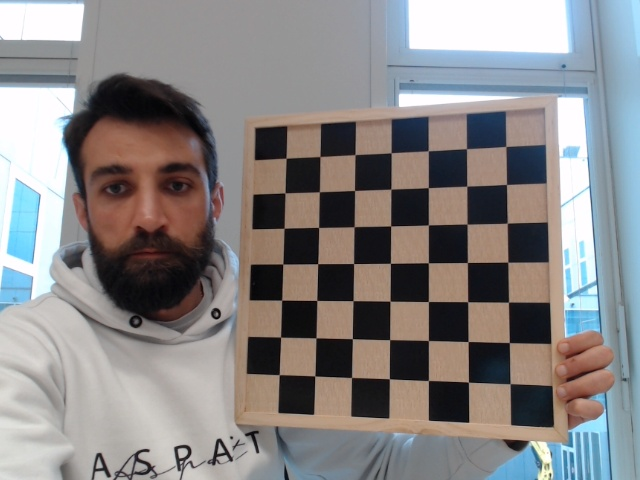
#> input picture QR-CODE/camera-cal/captured_image_0.jpg, 640 x 480 px; its folder holds 5 pictures in this run
$ python Cal.py
#> lines starting #> are read from the running program, lines starting #| are printed output that depends on the picture; after the words box and inside, x2 and y2 are one past the last pixel; in counts of white or black regions, pixels touching at a corner belong together
import numpy as np
import cv2 as cv
import glob

# termination criteria
criteria = (cv.TERM_CRITERIA_EPS + cv.TERM_CRITERIA_MAX_ITER, 30, 0.001)

# prepare object points, like (0,0,0), (1,0,0), (2,0,0) ....,(6,5,0)
objp = np.zeros((6*7,3), np.float32)
objp[:,:2] = np.mgrid[0:7,0:6].T.reshape(-1,2)

# Arrays to store object points and image points from all the images.
objpoints = [] # 3d point in real world space
imgpoints = [] # 2d points in image plane.

images = glob.glob('*.jpg')

for fname in images:
    img = cv.imread(fname)
#> img is the input picture: shape (480, 640, 3); mean B, G, R 133.7, 133.6, 136.4
    gray = cv.cvtColor(img, cv.COLOR_BGR2GRAY)
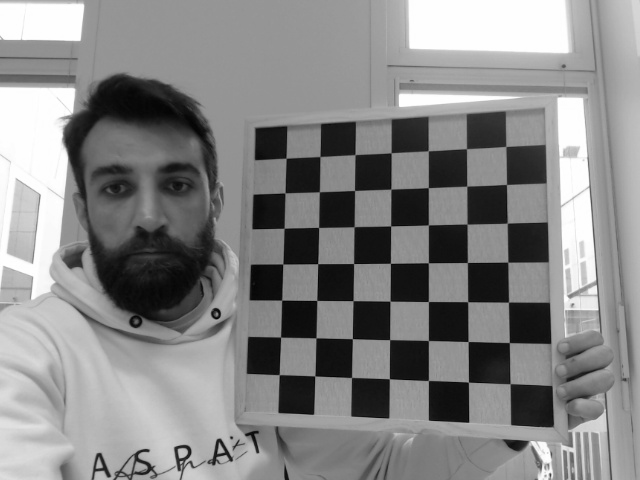
#> gray: shape (480, 640); min 2, max 255, mean 134.4

    # Find the chess board corners
    ret, corners = cv.findChessboardCorners(gray, (7,6), None)
#> ret = True; corners = 42 rows, first 8: [509.8, 384], [468.3, 382.1], [427.9, 380.9], [389.5, 379], [352.2, 376.9], [314.9, 376], [279.3, 374.7], [509, 342.4]

    # If found, add object points, image points (after refining them)
    if ret == True:
        objpoints.append(objp)

        corners2 = cv.cornerSubPix(gray,corners, (11,11), (-1,-1), criteria)
#> corners2 = 42 rows, first 8: [510.2, 383.7], [468.4, 382.2], [428.4, 380.5], [389.4, 378.7], [351.5, 377.5], [314.9, 375.9], [279.2, 374.6], [509.4, 342.6]
        imgpoints.append(corners2)

        # Draw and display the corners
        cv.drawChessboardCorners(img, (7,6), corners2, ret)
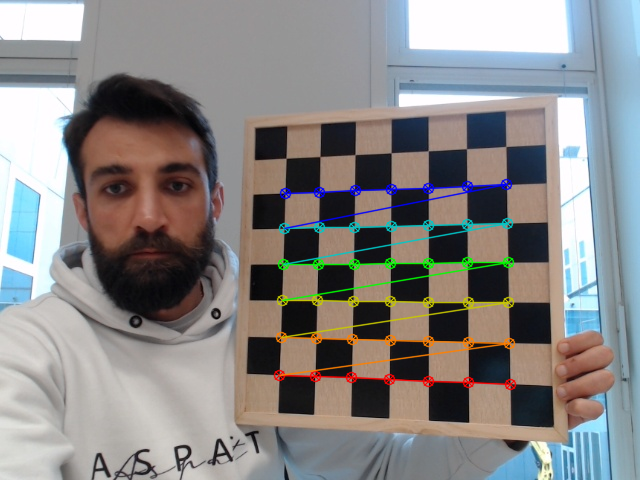
#> img: shape (480, 640, 3); 3.5% of pixels changed, all inside (x1, y1, x2, y2) = (273, 178, 517, 391)
        cv.imshow('img', img)
        cv.waitKey(500)
#> pass 2 of the loop `for fname in images:`:
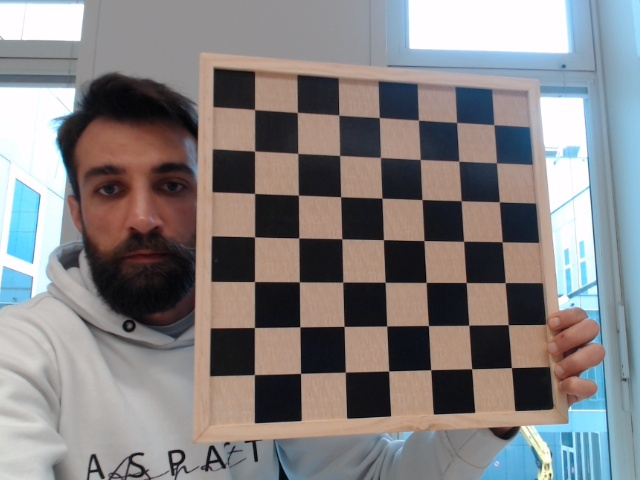
#> input picture QR-CODE/camera-cal/captured_image_1.jpg, 640 x 480 px
#> img is the input picture: shape (480, 640, 3); mean B, G, R 130.6, 130.1, 133
#> `gray = cv.cvtColor(img, cv.COLOR_BGR2GRAY)`:
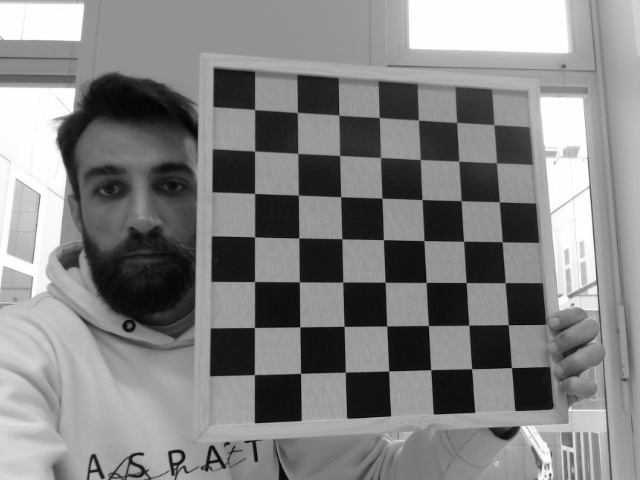
#> gray: shape (480, 640); min 2, max 255, mean 131
#> corners = 42 rows, first 8: [456.1, 122], [458.5, 161.6], [461.4, 201.1], [463.5, 241.5], [466, 282.4], [468.7, 325.3], [471.9, 368.9], [418.8, 119.6]
#> corners2 = 42 rows, first 8: [456.5, 122.4], [458.8, 161.1], [461.1, 200.7], [463.6, 241.3], [466.2, 282.5], [468.8, 325.2], [471.6, 368.7], [418.4, 120]
#> `cv.drawChessboardCorners(img, (7,6), corners2, ret)`:
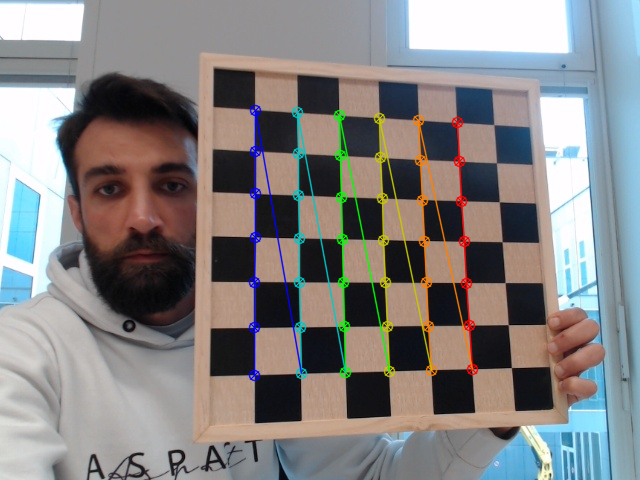
#> img: shape (480, 640, 3); 3.83% of pixels changed, all inside (x1, y1, x2, y2) = (248, 104, 479, 382)
#> pass 3 of the loop `for fname in images:`:
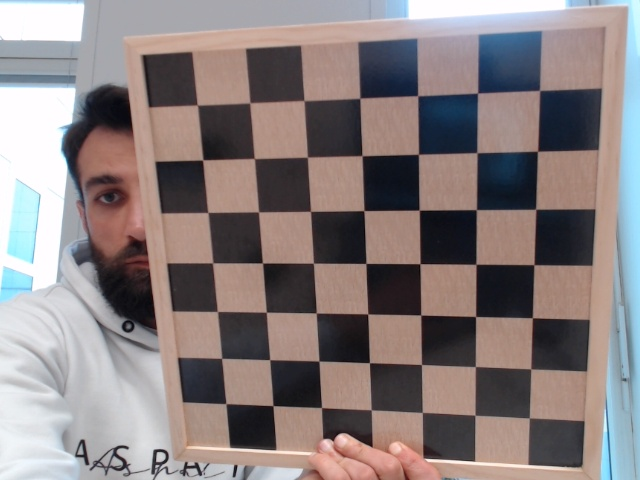
#> input picture QR-CODE/camera-cal/captured_image_10.jpg, 640 x 480 px
#> img is the input picture: shape (480, 640, 3); mean B, G, R 127.1, 127.1, 137.3
#> `gray = cv.cvtColor(img, cv.COLOR_BGR2GRAY)`:
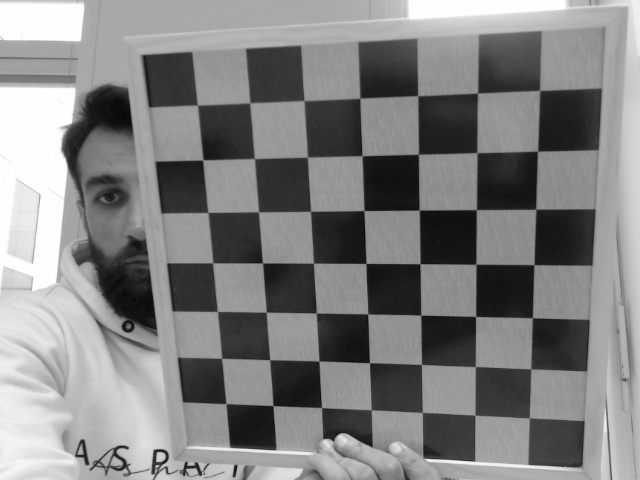
#> gray: shape (480, 640); min 5, max 255, mean 130.2
#> corners = 42 rows, first 8: [197.8, 104.6], [249.3, 101.6], [303.6, 101.6], [360, 98.4], [418, 96], [477.2, 92.85], [540.4, 91.07], [202.4, 160]
#> corners2 = 42 rows, first 8: [197.4, 105.1], [249.8, 102.8], [304.1, 100.6], [359.9, 98.16], [417.7, 95.7], [477.6, 93.1], [539.7, 90.4], [202.8, 159.9]
#> `cv.drawChessboardCorners(img, (7,6), corners2, ret)`:
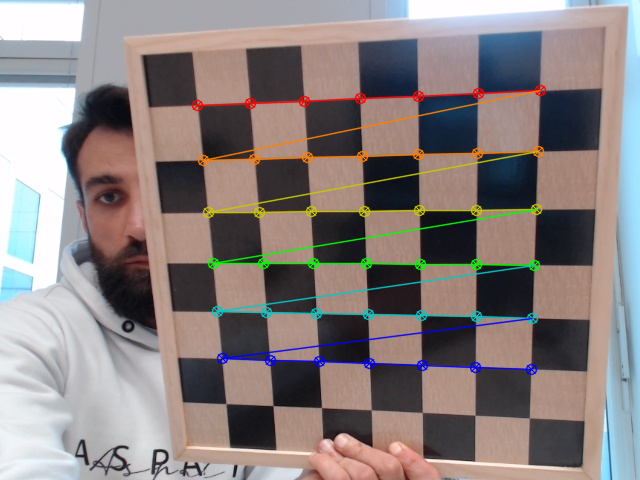
#> img: shape (480, 640, 3); 4.59% of pixels changed, all inside (x1, y1, x2, y2) = (191, 84, 547, 376)
#> the loop made 5 passes; the first 3 are shown

cv.destroyAllWindows()
ret, mtx, dist, rvecs, tvecs = cv.calibrateCamera(objpoints, imgpoints, gray.shape[::-1], None, None)
img = cv.imread('captured_image_11.jpg')
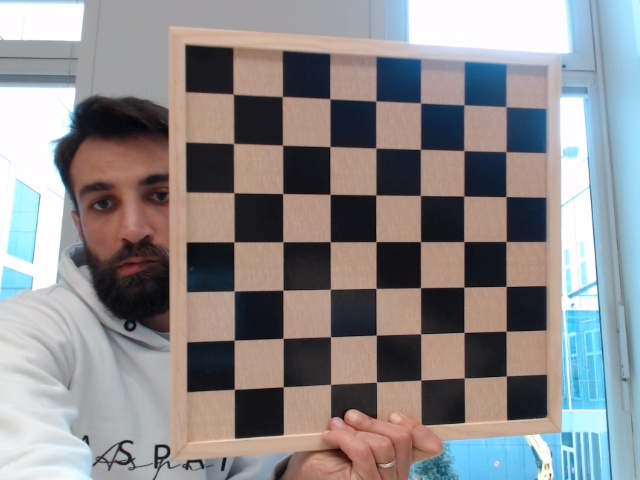
#> input picture QR-CODE/camera-cal/captured_image_11.jpg, 640 x 480 px
#> img is the input picture: shape (480, 640, 3); mean B, G, R 139.4, 137.9, 140.6
h,  w = img.shape[:2]
#> h = 480; w = 640
newcameramtx, roi = cv.getOptimalNewCameraMatrix(mtx, dist, (w,h), 1, (w,h))
# undistort
dst = cv.undistort(img, mtx, dist, None, newcameramtx)
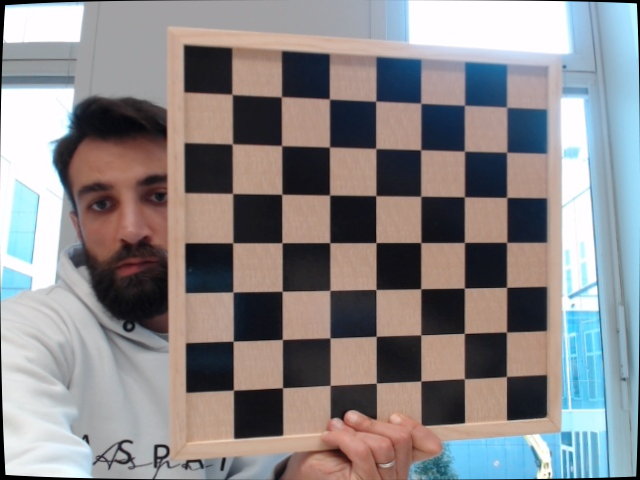
#> dst: shape (480, 640, 3); mean B, G, R 137.4, 136, 138.9

# crop the image
x, y, w, h = roi
dst = dst[y:y+h, x:x+w]
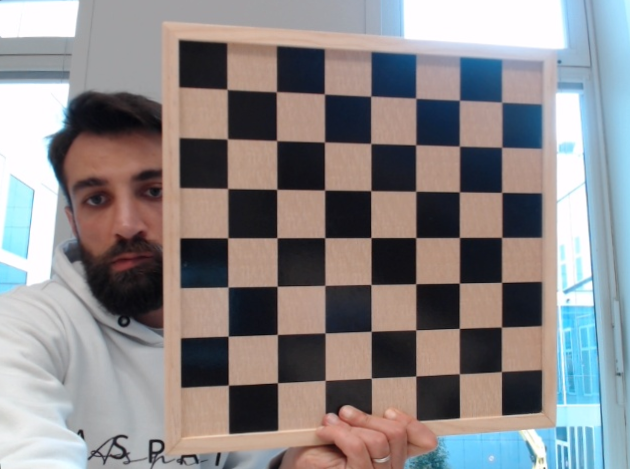
#> dst: shape (469, 630, 3); mean B, G, R 136.5, 135.3, 139
cv.imwrite('calibresult.png', dst)
print("Intrinsic Camera Matrix (mtx):\n", mtx)
print("Distortion Coefficients (dist):\n", dist)
